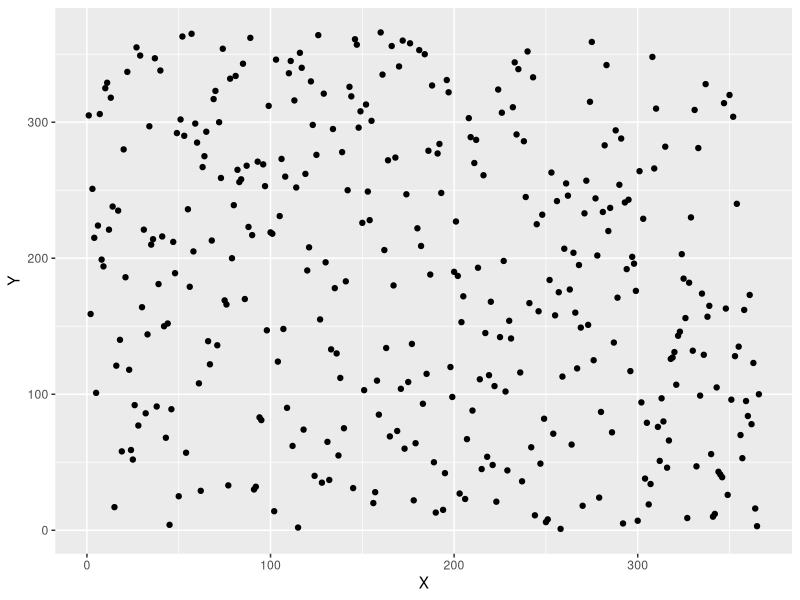
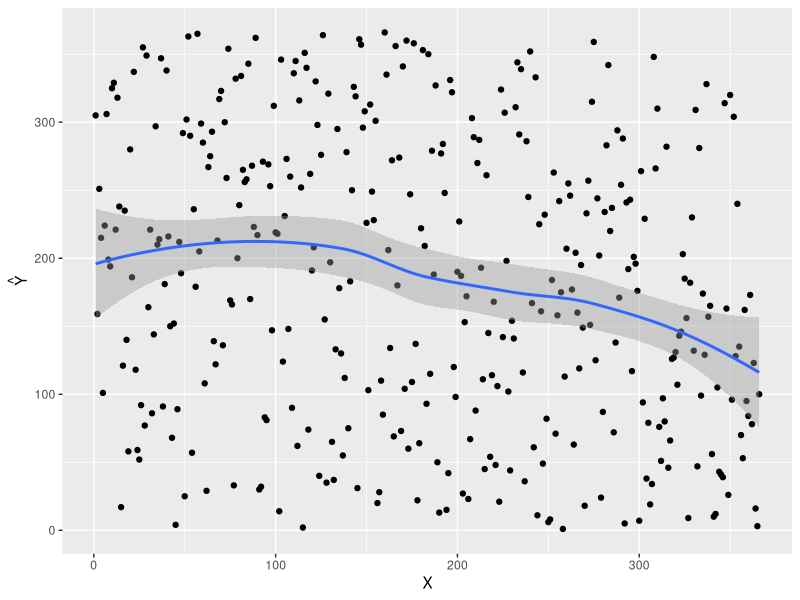
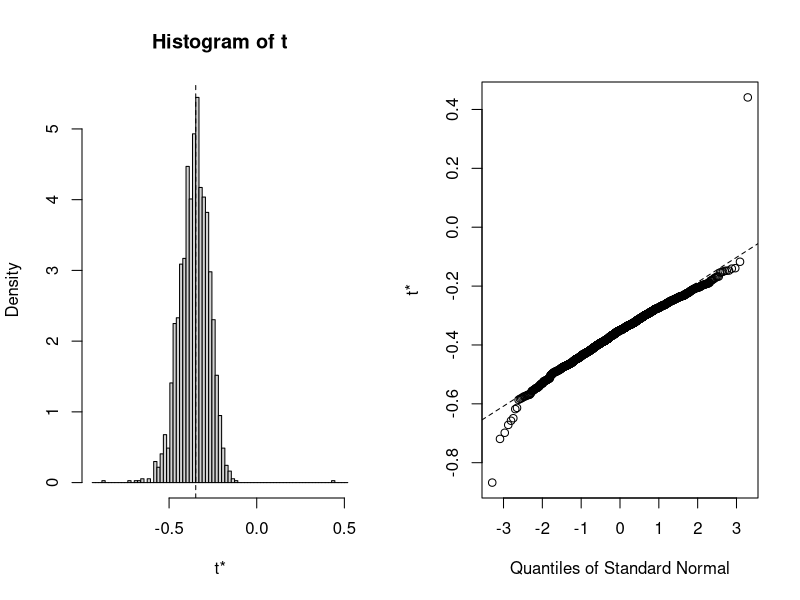
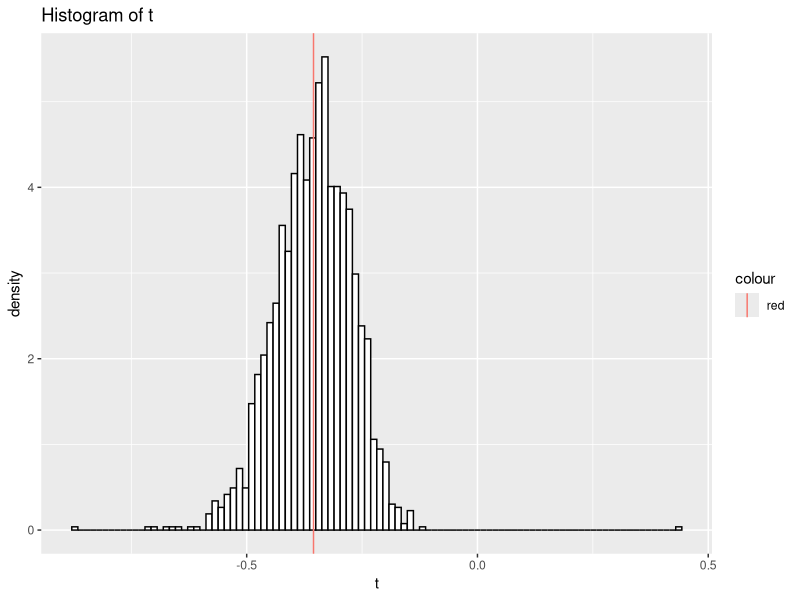
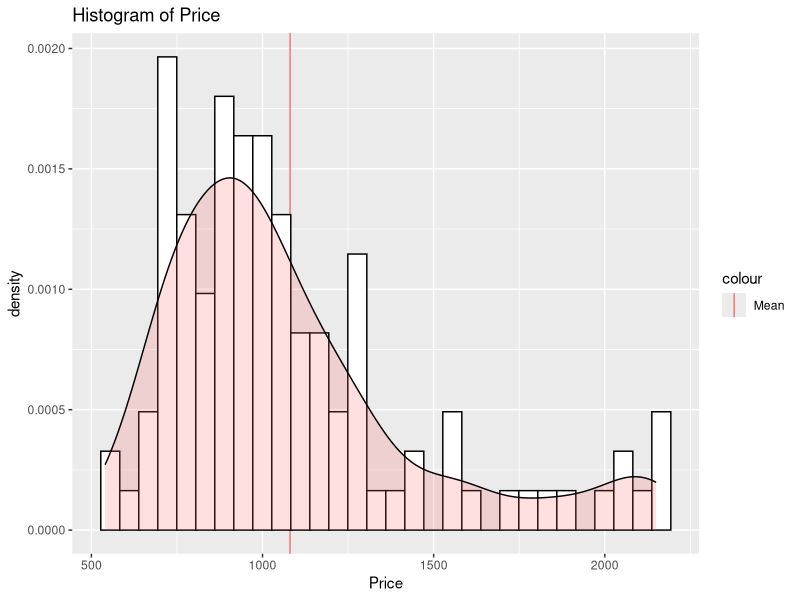
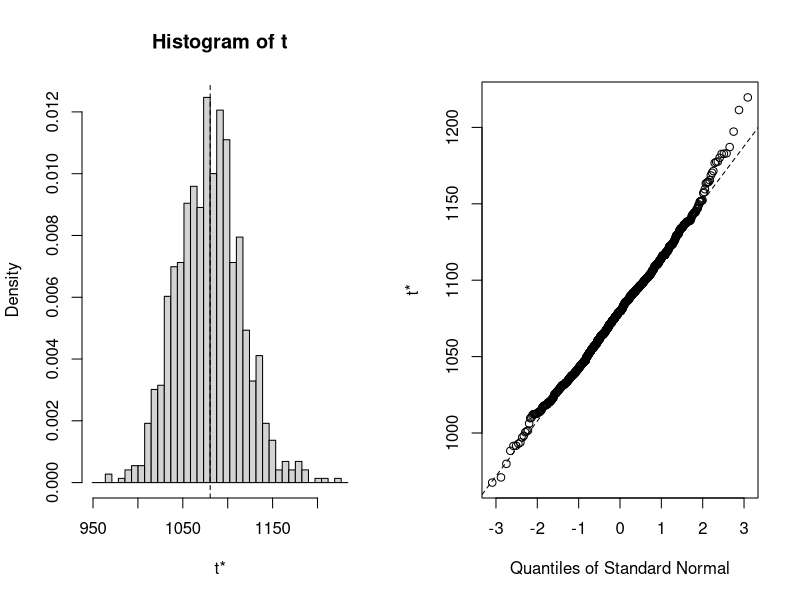

Generate these figures, in order, with R: (Note: this script raises an error after producing the figures.)
## ---- chunk 1
knitr::opts_chunk$set(echo = TRUE)
## ---- chunk 2
# libraries used in this lab
library(ggplot2)
#install.packages("boot") # to create booststarp
library(boot)
## ---- chunk 3
# scatterplot 
rm(list=ls())
data1 = read.csv2("lottery.csv")
Y = data1$Draft_No
X = data1$Day_of_year

plot_11 = ggplot(data = data1,aes(x = X, y = Y)) + 
  geom_point() 
plot_11
## ---- chunk 4
plot_12 = plot_11 + 
  geom_smooth(model ="loess") + # `geom_smooth()` using method = 'loess' and formula 'y ~ x' - that´s correct
  ylab(expression(hat(Y)))
plot_12
## ---- chunk 5
# use non parametric bootstrap 
# need data = data1, statistic = loess & test stat, R = 200
stats = function(data,vn){
   data<-data[vn,]
  # Y=Draft No & X=Day of year
  # create the loess regression
  reg = loess(Draft_No ~ Day_of_year, 
              data = data)
  # get the min and max positions of x - for fit
  X_b = which.max(reg$fitted)
  X_a = which.min(reg$fitted)
  # fit regression for x values
  fit_X_b = reg$fitted[X_b]
  fit_X_a = reg$fitted[X_a]
  # the given test statistic
  T_stat = (fit_X_b - fit_X_a) / (data$Day_of_year[X_b] - data$Day_of_year[X_a])
  return(T_stat)
}

#bootstrap
set.seed(311015)
myboot = boot(data = data1, 
              statistic = stats,
              R = 2000)
## ---- chunk 6
# plot distribution
plot(myboot, index = 1)
# this plot is not nice

plot_13_data = data.frame("t" = myboot$t,
                          "index" = 1:length(myboot$t))
mean_t = mean(myboot$t)

plot_13 = ggplot(data = plot_13_data, aes(x = t)) + 
  ggtitle("Histogram of t") + 
  geom_histogram(aes(y=..density..),
                 colour="black",
                 fill="white",
                 bins=100) + 
  geom_vline(aes(xintercept = mean_t, color = "red"))
plot_13
## ---- chunk 7
# calculate the p-value
# lecture slide 11
p_val = sum(myboot$t >= 0)/length(myboot$t)
p_val
## ---- chunk 8
B = 2000
T_stat = numeric(B)
n = dim(data1)[1]
for(b in 1:B){
  Gb=sample(data1$Day_of_year, n)
  data_gb = data.frame("Draft_No" = data1$Draft_No, 
                       "gb"=Gb)
  
  reg = loess(Draft_No ~ gb, 
              data = data_gb)
  # get the min and max positions of x - for fit
  X_b = which.max(reg$fitted)
  X_a = which.min(reg$fitted)
  # fit regression for x values
  fit_X_b = reg$fitted[X_b]
  fit_X_a = reg$fitted[X_a]
  # the given test statistic
  T_stat[b] = (fit_X_b - fit_X_a) / (data_gb$gb[X_b] - data_gb$gb[X_a])
  return(T_stat)
}

## ---- chunk 9
rm(list = ls())
data2 = read.csv2("prices1.csv")
## ---- chunk 10
# calculate the mean of the price
price_mean = mean(data2$Price) # 1080.473

cols <- c("Mean"="#FF6633")
# create the plot - hist + distribution + mean
ggplot(data = data2, aes(x = Price)) + 
  #geom_histogram(color = "#33CCFF", fill = "#33CCFF") + 
  ggtitle("Histogram of Price") + 
  geom_vline(aes(xintercept = price_mean, color = "Mean")) + 
  geom_histogram(aes(y=..density..),
                 colour="black",
                 fill="white",
                 bins=30)+
  geom_density(alpha=.2, fill="#FF6666")  
  # geom_density(kernel = "poisson") create a possion distribution
## ---- chunk 11
price_mean
## ---- chunk 12
# code from slide 17
stat1 <- function(data,vn){
    data<-as.data.frame(data[vn,])
    res<-lm(Response~Predictor,data)
    res$coefficients[2]
}
x<-rnorm(100)
data<-cbind(Predictor=x, Response=3+2*x+rnorm(length(x), sd=0.5))
res<-boot(data,stat1,R=1000)
print(boot.ci(res))
## ---- chunk 13
# function - estiamte mean
stat1 <- function(data,vn){
    data = as.data.frame(data[vn,])
    return(mean(data$Price))
}

set.seed(123456)
res1 = boot(data2, stat1, R=1000)
res1
## ---- chunk 14
# 95% confidence interval mean price 
# --- bootstrap percentile, bootstrap BCa, and first–order normal approximation
print(boot.ci(res1)) # , type = c("perc", "bca", "basic")

# plot
plot(res1)

# the two functions does not work
plot.boot(res)
print.bootci(res)

## ---- chunk 15
# Uncertainty estimation: variance of estimator
# - Bootstrap
stat2 = function(data, vn){
  data = data[vn]
  result = (1/(length(data) -1)) * sum((data - mean(data))^2)
  return(result)
}

set.seed(123456)
res2 = boot(res1$t, stat2, R=1000)
res2
## ---- chunk 16
n = nrow(data2)
constant = 1/(n*(n-1))
T_i_star = c()
for (i in 1:n) {
  T_i_star[i] = n * mean(data2$Price) - (n-1) * mean(data2[-i,1])
}
J_T = (1/n) * sum(T_i_star)
Var_T_jackknife = constant * sum((T_i_star - J_T)^2)
## ---- chunk 17

